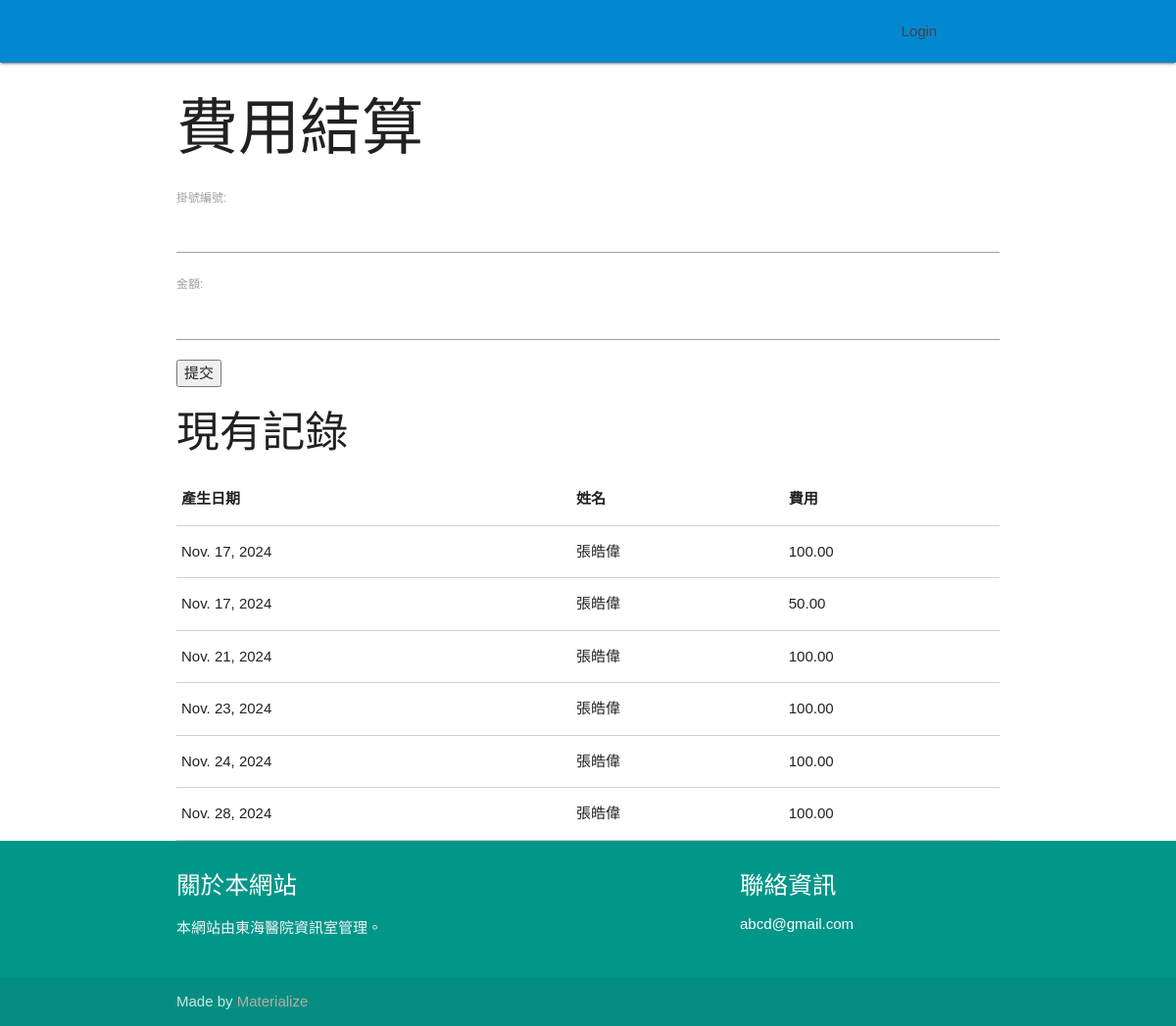
The page /billing/billing_interface/ on the database its author committed.
### billing/models.py (models this page shows, shortened)
class BillingRecord(models.Model):
    appointment = models.OneToOneField(Appointment, on_delete=models.CASCADE)
    amount = models.DecimalField(max_digits=10, decimal_places=2)
    date_created = models.DateField(auto_now_add=True)

### appointments/models.py (models this page shows)
class Appointment(models.Model):
    appointment_id = models.CharField(max_length=8, unique=True, null=True, blank=True)  # 預約的唯一識別碼，最多 8 個字元，可為空
    patient = models.ForeignKey(Patient, on_delete=models.CASCADE, db_column="patient_id")  # 外鍵，指向病人，當病人被刪除時，所有與其相關的預約也會被刪除
    doctor = models.ForeignKey(Doctor, on_delete=models.CASCADE, db_column="doctor_id")  # 外鍵，指向醫生，當醫生被刪除時，所有與其相關的預約也會被刪除
    date = models.DateTimeField()  # 預約的日期和時間
    description = models.TextField()  # 預約的描述，記錄病人或醫生的相關註解

class Patient(models.Model):
    patient_id = models.CharField(max_length=8, unique=True, null=True, blank=True)  # 病人的唯一識別碼，最多 8 個字元，可為空
    name = models.CharField(max_length=100)  # 病人的姓名，最多 100 個字元
    dob = models.DateField()  # 病人的出生日期
    phone = models.CharField(max_length=15)  # 病人的電話號碼，最多 15 個字元
    gender = models.CharField(max_length=10, choices=[('M', 'Male'), ('F', 'Female')])  # 病人的性別，選擇男或女
    age = models.IntegerField(null=False, default=18)  # 病人的年齡，默認為 18

### billing/views.py (the view)
# urls.py: path('billing_interface/', views.billing_interface, name='billing_interface'),
def billing_interface(request):
    if request.method == 'POST':
        appointment_id = request.POST['appointment_id']
        amount = request.POST['amount']
        appointment = Appointment.objects.get(appointment_id=appointment_id)
        BillingRecord.objects.create(appointment=appointment, amount=amount)
        return redirect('billing_interface')
    records = BillingRecord.objects.all()
    return render(request, 'billing/billing_interface.html', {'records': records})

### billing/templates/billing/billing_interface.html (shortened to what this page needs)
{% extends 'base.html' %}
{% block content %}
<h1>費用結算</h1>
<form method="post">
    <label for="appointment_id">掛號編號:</label>
    <input type="text" id="appointment_id" name="appointment_id" required><br>
    <label for="amount">金額:</label>
    <input type="number" id="amount" name="amount" step="10" required><br>
    <button type="submit">提交</button>
</form>
<h3>現有記錄</h3>
<table class="bordered responsive-table">
    <thead>
      <tr>
          <th data-field="date_created">產生日期</th>
          <th data-field="name">姓名</th>
          <th data-field="price">費用</th>
      </tr>
    </thead>
    <tbody>
        {% for record in records %}
      <tr>
        <td>{{ record.date_created }} </td>
        <td>{{ record.appointment.patient.name }} </td>
        <td>{{ record.amount }}</td>
      </tr>
      {% endfor %}
    </tbody>
  </table>
{% endblock %}

### static/css/style.css (style rules this page uses)
body { font-family: 'Noto Sans TC', sans-serif !important; }

### rows shown on the page
BillingRecord: date_created "Nov. 17, 2024", appointment.patient.name "張皓偉", amount "100.00"
BillingRecord: date_created "Nov. 17, 2024", appointment.patient.name "張皓偉", amount "50.00"
BillingRecord: date_created "Nov. 21, 2024", appointment.patient.name "張皓偉", amount "100.00"
BillingRecord: date_created "Nov. 23, 2024", appointment.patient.name "張皓偉", amount "100.00"
BillingRecord: date_created "Nov. 24, 2024", appointment.patient.name "張皓偉", amount "100.00"
BillingRecord: date_created "Nov. 28, 2024", appointment.patient.name "張皓偉", amount "100.00"
